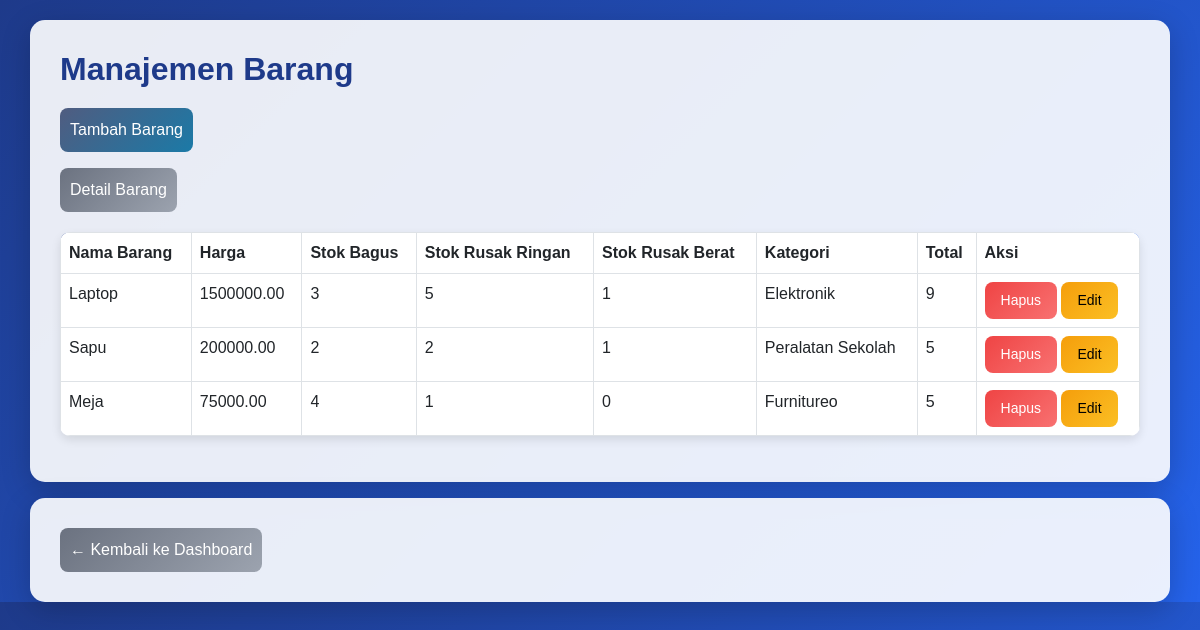
Page /barang.php (signed in) on the committed database.
### tables this page shows
CREATE TABLE `barang` (
  `id_barang` int(11) NOT NULL,
  `nama_barang` varchar(100) DEFAULT NULL,
  `harga_barang` decimal(10,2) DEFAULT NULL,
  `Total` int(11) DEFAULT NULL,
  `id_kategori` int(11) DEFAULT NULL,
  `stok_bagus` int(11) NOT NULL,
  `stok_rusak_ringan` int(10) NOT NULL,
  `stok_rusak_berat` int(11) NOT NULL
);

CREATE TABLE `kategori` (
  `id_kategori` int(11) NOT NULL,
  `nama_kategori` varchar(100) DEFAULT NULL,
  `deskripsi` text DEFAULT NULL
);

### barang.php (the view, shortened to what this page needs)
<?php
include 'koneksi.php';
$result = mysqli_query($conn, "SELECT barang.*, kategori.nama_kategori
                               FROM barang
                               JOIN kategori ON barang.id_kategori = kategori.id_kategori");
?>
<!DOCTYPE html>
<html lang="id">
<head>
    <link href="https://cdn.jsdelivr.net/npm/bootstrap@5.3.0/dist/css/bootstrap.min.css" rel="stylesheet">
    <link href="https://cdnjs.cloudflare.com/ajax/libs/font-awesome/6.4.2/css/all.min.css" rel="stylesheet">
</head>
<body>
    <div class="container">
        <h2>Manajemen Barang</h2>
        <button class="btn btn-primary mb-3" data-bs-toggle="modal" data-bs-target="#tambahbarang">Tambah Barang</button><br>
        <a href="agregasi_barang.php" class="btn btn-secondary">Detail Barang</a>
        <table class="table table-bordered">
            <thead>
                <tr>
                    <th>Nama Barang</th>
                    <th>Harga</th>
                    <th>Stok Bagus</th>
                    <th>Stok Rusak Ringan</th>
                    <th>Stok Rusak Berat</th>
                    <th>Kategori</th>
                    <th>Total</th>
                    <th>Aksi</th>
                </tr>
            </thead>
            <tbody>
                <?php while ($row = mysqli_fetch_assoc($result)) { ?>
                <tr>
                    <td><?= $row['nama_barang'] ?></td>
                    <td><?= $row['harga_barang'] ?></td>
                    <td><?= $row['stok_bagus'] ?></td>
                    <td><?= $row['stok_rusak_ringan'] ?></td>
                    <td><?= $row['stok_rusak_berat'] ?></td>
                    <td><?= $row['nama_kategori'] ?></td>
                    <td><?= $row['stok_bagus'] + $row['stok_rusak_ringan'] + $row['stok_rusak_berat'] ?></td>
                    <td>
                        <a href="barang.php?hapus=<?= $row['id_barang'] ?>" class="btn btn-danger btn-sm">Hapus</a>
                        <button class="btn btn-warning btn-sm" data-bs-toggle="modal" data-bs-target="#editBarang<?= $row['id_barang'] ?>">Edit</button>
                    </td>
                </tr>
                <?php } ?>
            </tbody>
        </table>
    </div>
    <div class="container mt-3">
        <a href="dashboard.php" class="btn btn-secondary">← Kembali ke Dashboard</a>
    </div>
</body>
</html>

### barang.php (style rules this page uses)
body { background: linear-gradient(135deg, #1e3a8a, #2563eb); color: #fff; font-family: 'Poppins', sans-serif; }
.container { background: rgba(255, 255, 255, 0.9); border-radius: 15px; padding: 30px; box-shadow: 0 8px 30px rgba(0, 0, 0.5, 0.2); margin-top: 20px; animation: fadeIn 0.5s ease-in-out; }
h2 { color: #1e3a8a; font-weight: 600; margin-bottom: 20px; }
.btn-primary { background: linear-gradient(135deg,rgb(80, 92, 128),rgb(27, 122, 167)); border: none; border-radius: 8px; padding: 10px; font-size: 16px; transition: all 0.3s ease; }
.btn-secondary { background: linear-gradient(135deg, #6b7280, #9ca3af); border: none; border-radius: 8px; padding: 10px; font-size: 16px; transition: all 0.3s ease; }
.btn-danger { background: linear-gradient(135deg, #ef4444, #f87171); border: none; border-radius: 8px; padding: 8px 16px; font-size: 14px; transition: all 0.3s ease; }
.btn-warning { background: linear-gradient(135deg, #f59e0b, #fbbf24); border: none; border-radius: 8px; padding: 8px 16px; font-size: 14px; transition: all 0.3s ease; }
.table { margin-top: 20px; border-radius: 10px; overflow: hidden; box-shadow: 0 4px 10px rgba(0, 0, 0, 0.1); }
.table thead { background: linear-gradient(135deg, #1e3a8a, #2563eb); color: white; }
.table tbody tr { transition: all 0.3s ease; }

### rows in the picture
barang: nama_barang "Laptop", harga_barang "1500000.00", stok_bagus "3", stok_rusak_ringan "5", stok_rusak_berat "1", id_kategori.nama_kategori "Elektronik", $row['stok_bagus'] + $row['stok_rusak_ringan'] + $row['stok_rusak_berat'] "9"
barang: nama_barang "Sapu", harga_barang "200000.00", stok_bagus "2", stok_rusak_ringan "2", stok_rusak_berat "1", id_kategori.nama_kategori "Peralatan Sekolah", $row['stok_bagus'] + $row['stok_rusak_ringan'] + $row['stok_rusak_berat'] "5"
barang: nama_barang "Meja", harga_barang "75000.00", stok_bagus "4", stok_rusak_ringan "1", stok_rusak_berat "0", id_kategori.nama_kategori "Furnitureo", $row['stok_bagus'] + $row['stok_rusak_ringan'] + $row['stok_rusak_berat'] "5"
